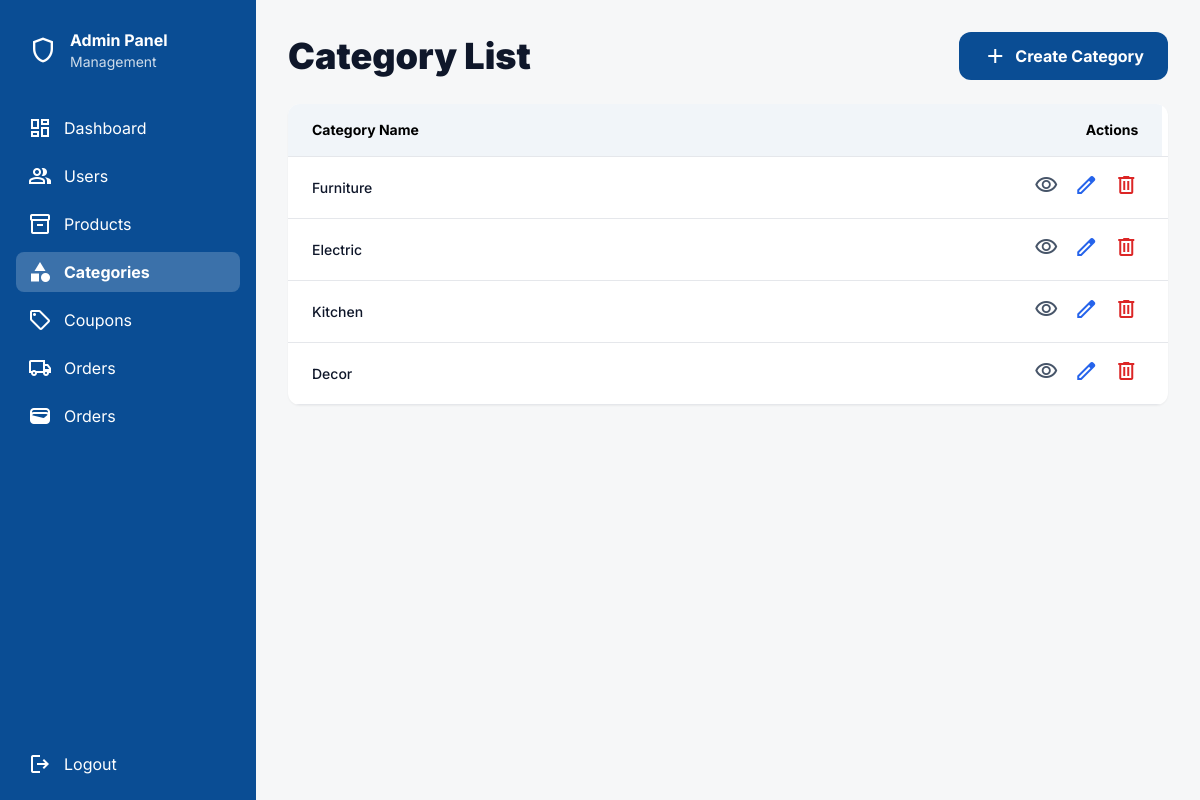
Page /users/admin_category_list (signed in) on the committed database.
### products/models.py (models this page shows, shortened)
class CategoryModel(models.Model):
    name=models.CharField(max_length=100,unique=True)
    is_delete=models.BooleanField(default=False)

### users/views.py (the view)
# urls.py: path('admin_category_list',views.admin_category_list,name='admin_category_list'),
@never_cache
def admin_category_list(req):
        if not req.session.get('admin_id'):
            return redirect('admin_login')
        categories=CategoryModel.objects.filter(is_delete=False)
        return render(req,'admin/admin_category_list.html',{'categories':categories})

### templates/admin/admin_category_list.html (shortened to what this page needs)
{% load static %}
<!DOCTYPE html>
<html class="light" lang="en">
<head>
<script src="https://cdn.tailwindcss.com?plugins=forms,container-queries"></script>
</head>
<body class="bg-background-light font-display">
<div class="flex min-h-screen">
<aside class="flex w-64 flex-col bg-primary text-white p-4">
  <div class="flex items-center gap-3 p-3 mb-6">
    <span class="material-symbols-outlined text-3xl">shield</span>
    <div>
      <h1 class="font-bold">Admin Panel</h1>
      <p class="text-sm text-white/80">Management</p>
    </div>
  </div>
  <nav class="flex flex-col gap-2 flex-grow">
    <a href="{% url 'admin_dashboard' %}" class="flex items-center gap-3 px-3 py-2 rounded-lg hover:bg-white/10">
      <span class="material-symbols-outlined">dashboard</span> Dashboard
    </a>
    <a href="{% url 'admin_user' %}" class="flex items-center gap-3 px-3 py-2 rounded-lg hover:bg-white/10">
      <span class="material-symbols-outlined">group</span> Users
    </a>
    <a href="{% url 'admin_product_list' %}" class="flex items-center gap-3 px-3 py-2 rounded-lg hover:bg-white/10">
      <span class="material-symbols-outlined">inventory_2</span> Products
    </a>
    <a href="{% url 'admin_category_list' %}"
       class="flex items-center gap-3 px-3 py-2 rounded-lg bg-white/20 font-bold">
      <span class="material-symbols-outlined" style="font-variation-settings:'FILL' 1">category</span>
      Categories
    </a>
    <a href="{% url 'admin_coupon_list' %}" class="flex items-center gap-3 px-3 py-2 rounded-lg hover:bg-white/10">
      <span class="material-symbols-outlined">sell</span> Coupons
    </a>
    <a href="{% url 'admin_order_list' %}" class="flex items-center gap-3 px-3 py-2 rounded-lg hover:bg-white/10">
      <span class="material-symbols-outlined">local_shipping</span> Orders
    </a>
    <a href="{% url 'admin_wallet' %}" class="flex items-center gap-3 px-3 py-2 rounded-lg hover:bg-white/10">
        <span class="material-symbols-outlined">wallet</span> Orders
      </a>
  </nav>
  <a href="{% url 'admin_logout' %}" class="flex items-center gap-3 px-3 py-2 rounded-lg hover:bg-white/10">
    <span class="material-symbols-outlined">logout</span> Logout
  </a>
</aside>
<main class="flex-1 p-8 overflow-y-auto">
<div class="max-w-5xl mx-auto">
<header class="flex justify-between items-center mb-6">
  <h1 class="text-4xl font-black text-slate-900">Category List</h1>
  <a href="{% url 'add_category' %}"
     class="flex items-center gap-2 rounded-xl h-12 px-6 bg-primary text-white font-bold hover:bg-primary/90">
    <span class="material-symbols-outlined">add</span>
    Create Category
  </a>
</header>
<div class="bg-white rounded-xl shadow-sm overflow-hidden">
<table class="w-full text-sm text-left">
  <thead class="bg-slate-100 border-b">
    <tr>
      <th class="px-6 py-4">Category Name</th>
      <th class="px-6 py-4 text-right">Actions</th>
    </tr>
  </thead>
  <tbody>
  {% for c in categories %}
    <tr class="border-b hover:bg-slate-50">
      <td class="px-6 py-4 font-medium text-slate-900">
        {{ c.name }}
      </td>
      <td class="px-6 py-4 text-right flex justify-end gap-4">
        <a href="{% url 'admin_detail_category' c.id %}"
           class="text-slate-600 hover:text-black">
          <span class="material-symbols-outlined">visibility</span>
        </a>
        <a href="{% url 'edit_category' c.id %}"
           class="text-blue-600 hover:text-blue-800">
          <span class="material-symbols-outlined">edit</span>
        </a>
        <a href="{% url 'delete_category' c.id %}"
           class="text-red-600 hover:text-red-800">
          <span class="material-symbols-outlined">delete</span>
        </a>
         <td>
      </td>
    </tr>
  {% empty %}
    <tr>
      <td colspan="2" class="py-6 text-center text-gray-500">
        No categories found.
      </td>
    </tr>
  {% endfor %}
  </tbody>
</table>
</div>
</div>
</main>
</div>
</body>
</html>

### rows in the picture
CategoryModel: name "Furniture"
CategoryModel: name "Electric"
CategoryModel: name "Kitchen"
CategoryModel: name "Decor"
